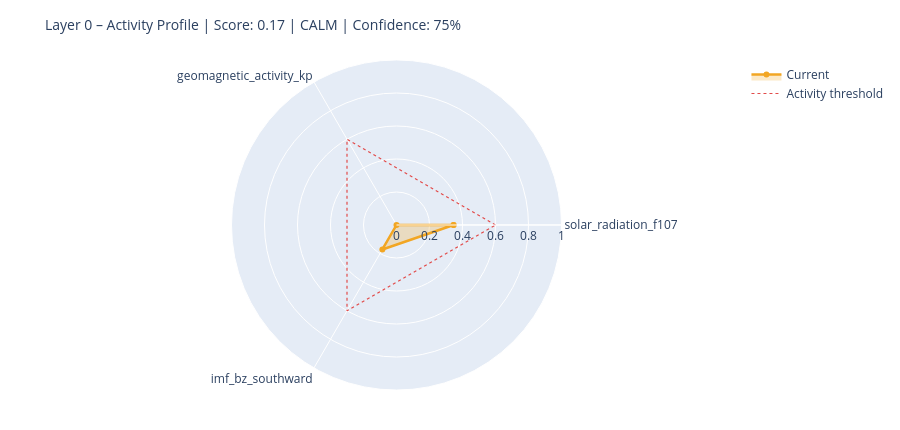

The notebook cell this image was saved under:
### Markdown cell above
---
## 6. State Assessment & Handoff to Layer 1

### Code cell
# ============================================================
# STEP 1 – Collect raw values with source modes
# Mode: 'primary' | 'fallback_3h' | 'last_valid' | 'missing'
# ============================================================

def safe_last(df, col):
    if df is None or col not in df.columns: return None
    s = df[col].dropna()
    return float(s.iloc[-1]) if not s.empty else None

f107_now = safe_last(df_f107, 'f10.7')
bz_now   = safe_last(df_mag,  'bz_gsm')
kp_now   = safe_last(df_kp,   'kp')
sw_now   = safe_last(df_sw,   'speed')

source_modes = {
    'F10.7':    'primary'  if f107_now is not None else 'missing',
    'Kp':       'primary'  if kp_now   is not None else 'missing',
    'IMF_Bz':   'primary'  if bz_now   is not None else 'missing',
    'SW_speed': 'primary'  if sw_now   is not None else 'missing',
}

# Kp Fallback – 3h endpoint
if kp_now is None:
    try:
        r = requests.get(
            'https://services.swpc.noaa.gov/json/noaa-planetary-k-index.json',
            timeout=10)
        r.raise_for_status()
        fb = pd.DataFrame(r.json())
        tc = next((c for c in fb.columns if 'time' in c.lower()), fb.columns[0])
        kc = next((c for c in fb.columns if 'kp' in c.lower() and c != tc), None)
        if kc:
            fb[kc] = fb[kc].astype(str).str.extract(r'([0-9]+(?:\.[0-9]*)?)')[0]
            fb[kc] = pd.to_numeric(fb[kc], errors='coerce')
            fb = fb[fb[kc] >= 0].dropna(subset=[kc])
            if not fb.empty:
                kp_now = float(fb[kc].iloc[-1])
                source_modes['Kp'] = 'fallback_3h'
                print(f'  Kp fallback (3h): {kp_now:.1f}')
    except Exception as e:
        print(f'  Kp fallback failed: {e}')

# Solar Wind Fallback – last valid value
if sw_now is None and df_sw is not None and 'speed' in df_sw.columns:
    s = df_sw['speed'].dropna()
    if not s.empty:
        sw_now = float(s.iloc[-1])
        source_modes['SW_speed'] = 'last_valid'
        print(f'  SW fallback (last_valid): {sw_now:.0f} km/s')

print()
print('Source modes:', source_modes)

# ============================================================
# STEP 2 – Score from available components only
# ============================================================

def norm(v, lo, hi):
    if v is None: return None
    return max(0.0, min(1.0, (v - lo) / (hi - lo)))

COMPONENTS = {
    'solar_radiation_f107':    (f107_now, norm(f107_now, 60, 250)),
    'geomagnetic_activity_kp': (kp_now,   norm(kp_now,   0,   9)),
    'imf_bz_southward':        (bz_now,   norm(-(bz_now or 0) if bz_now else None, -5, 30)
                                           if bz_now is not None else None),
    'solar_wind_speed':        (sw_now,   norm(sw_now, 300, 800)),
}

available   = {k: v[1] for k, v in COMPONENTS.items() if v[1] is not None}
unavailable = [k for k, v in COMPONENTS.items() if v[1] is None]

layer0_score = round(sum(available.values()) / len(available), 4) if available else None
confidence   = round(len(available) / len(COMPONENTS), 2)

level = ('unknown'  if layer0_score is None
         else 'calm'     if layer0_score < 0.3
         else 'moderate' if layer0_score < 0.6
         else 'active')

# ============================================================
# STEP 3 – Dominant Driver
# ============================================================

def dominant_driver(kp, f107, bz, sw):
    candidates = []
    if kp   is not None and kp   >= 4:   candidates.append(('geomagnetic',    kp / 9))
    if sw   is not None and sw   >= 500:  candidates.append(('solar_wind',     sw / 800))
    if bz   is not None and bz   <= -5:   candidates.append(('imf_southward',  abs(bz) / 30))
    if f107 is not None and f107 >= 150:  candidates.append(('solar_radiation',f107 / 250))
    return max(candidates, key=lambda x: x[1])[0] if candidates else 'none'

driver = dominant_driver(kp_now, f107_now, bz_now, sw_now)

# ============================================================
# STEP 4 – Downstream expectations
# ============================================================

def downstream_expectation(driver, score, kp, bz, f107):
    exp = {
        'magnetosphere':        'calm',
        'ionosphere':           'calm',
        'schumann_resonance':   'unchanged',
        'lithosphere_currents': 'low',
    }
    if driver == 'geomagnetic' or (kp and kp >= 5):
        exp['magnetosphere']        = 'compressed / storm'
        exp['ionosphere']           = 'elevated disturbance (TEC variability)'
        exp['schumann_resonance']   = 'elevated amplitude possible'
        exp['lithosphere_currents'] = 'elevated induction currents'
    elif driver == 'imf_southward' or (bz and bz <= -5):
        exp['magnetosphere']        = 'energy coupling active'
        exp['ionosphere']           = 'elevated electron density possible'
        exp['schumann_resonance']   = 'slight modulation possible'
    elif driver == 'solar_radiation' or (f107 and f107 >= 150):
        exp['ionosphere']           = 'elevated ionization (F-layer)'
        exp['schumann_resonance']   = 'slightly elevated background activity'
    return exp

downstream = downstream_expectation(driver, layer0_score, kp_now, bz_now, f107_now)

# ============================================================
# CONSOLE OUTPUT
# ============================================================

W = 58
print('=' * W)
print('LAYER 0 – STATE ASSESSMENT')
print('=' * W)
for name, (raw_v, score_v) in COMPONENTS.items():
    if score_v is not None:
        bar = '█' * int(score_v * 20) + '░' * (20 - int(score_v * 20))
        print(f'  {name:<35}  {bar}  {score_v:.2f}')
    else:
        print(f'  {name:<35}  {"─" * 20}  n/a')
print('-' * W)
print(f'  Score ({len(available)}/{len(COMPONENTS)} components):  {layer0_score:.3f}')
print(f'  Confidence:         {confidence:.0%}')
print(f'  Level:              {level.upper()}')
print(f'  Dominant Driver:    {driver}')

# Radar chart
cats = list(available.keys())
vals = list(available.values())
if len(cats) >= 3:
    fig = go.Figure()
    fig.add_trace(go.Scatterpolar(
        r=vals + [vals[0]], theta=cats + [cats[0]],
        fill='toself', fillcolor='rgba(242,166,35,0.25)',
        line=dict(color='#F2A623', width=2.5), name='Current'
    ))
    fig.add_trace(go.Scatterpolar(
        r=[0.6] * (len(cats) + 1), theta=cats + [cats[0]],
        line=dict(color='#E24B4A', dash='dot', width=1.2),
        mode='lines', name='Activity threshold'
    ))
    fig.update_layout(
        title=dict(text=f'Layer 0 – Activity Profile | Score: {layer0_score:.2f} | {level.upper()} | Confidence: {confidence:.0%}',
                   font=dict(size=14)),
        polar=dict(radialaxis=dict(visible=True, range=[0, 1])),
        height=430, showlegend=True,
        margin=dict(l=60, r=60, t=60, b=40)
    )
    fig.show()

### Figure 1 — Plotly figure (JSON) as saved in the notebook; plotly's stock layout.template omitted (floating-point values rounded to 4 significant figures)
{"data": [{"fill": "toself", "fillcolor": "rgba(242,166,35,0.25)", "line": {"color": "#F2A623", "width": 2.5}, "name": "Current", "r": [0.3457, 0.0, 0.1711, 0.3457], "theta": ["solar_radiation_f107", "geomagnetic_activity_kp", "imf_bz_southward", "solar_radiation_f107"], "type": "scatterpolar"}, {"line": {"color": "#E24B4A", "dash": "dot", "width": 1.2}, "mode": "lines", "name": "Activity threshold", "r": [0.6, 0.6, 0.6, 0.6], "theta": ["solar_radiation_f107", "geomagnetic_activity_kp", "imf_bz_southward", "solar_radiation_f107"], "type": "scatterpolar"}], "layout": {"height": 430, "margin": {"b": 40, "l": 60, "r": 60, "t": 60}, "polar": {"radialaxis": {"range": [0, 1], "visible": true}}, "showlegend": true, "title": {"font": {"size": 14}, "text": "Layer 0 – Activity Profile | Score: 0.17 | CALM | Confidence: 75%"}}}
